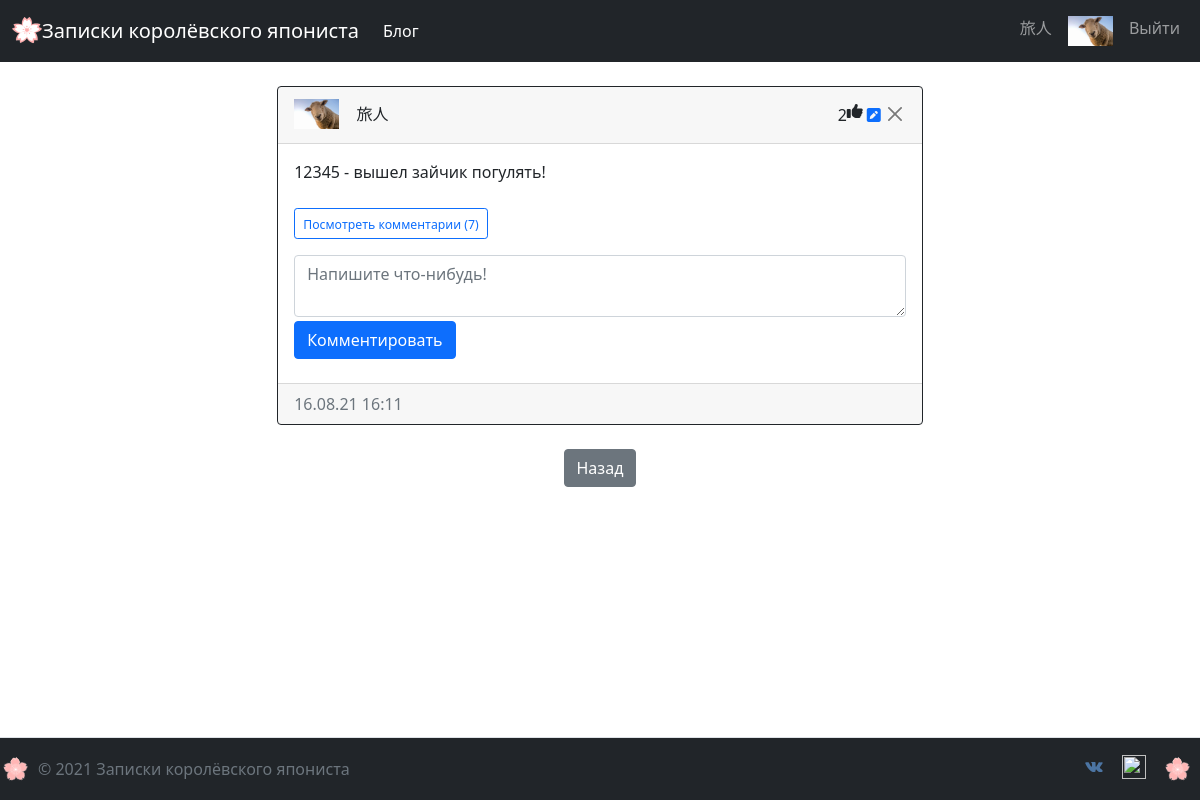
/post/7 (signed in), run on the app's committed database.
### app/models.py (models this page shows, shortened)
class User(db.Model, UserMixin):
    id = db.Column(db.Integer, primary_key=True)
    email = db.Column(db.String(50), unique=True)
    username = db.Column(db.String(50), unique=True)
    password = db.Column(db.String(10))
    created_date = db.Column(db.DateTime(timezone=True), default=func.now())
    admin = db.Column(db.Boolean, default=False)
    about_me = db.Column(db.String(140))
    last_seen = db.Column(db.DateTime(timezone=True), default=func.now())
    avatar = db.Column(db.String(50), default=None)
    posts = db.relationship('Post', backref='user')
    comments = db.relationship('Comment', backref='user')
    likes = db.relationship('Like', backref='user')
    def get_avatar(self, size):
        if self.avatar:
            return f'/static/avatars/{self.username}_{self.avatar}'
        else:
            digest = md5(self.email.lower().encode('utf-8')).hexdigest()
            return f'https://www.gravatar.com/avatar/{digest}?d=identicon&s={size}'

class Post(db.Model):
    id = db.Column(db.Integer, primary_key=True)
    text = db.Column(db.Text(400), nullable=False)
    created_date = db.Column(db.DateTime(timezone=True), default=func.now())
    author = db.Column(db.Integer, db.ForeignKey('user.id'), nullable=False)
    comments = db.relationship('Comment', backref='post', passive_deletes=True)
    likes = db.relationship('Like', backref='post', passive_deletes=True)

### app/views.py (the view)
@views.route('/post/<post_id>')
@login_required
def post(post_id):
    post = Post.query.filter_by(id=post_id).first()
    form = CommentForm()
    if not post:
        flash('Пост не найден!', category='error')
    else:
        return render_template('post.html', post=post, user=current_user, form=form)

### app/forms.py
class CommentForm(FlaskForm):
    text = TextAreaField('Пост', validators=[DataRequired()], render_kw={"placeholder": "Напишите что-нибудь!",
                                                                         'cols': "50", 'rows': "2",
                                                                         'id': 'text',
                                                                         'class': 'form-control'})
    submit = SubmitField('Добавить')

### app/views.py (called while the page is built)
@views.before_app_request
def before_request():
    if current_user.is_authenticated:
        current_user.last_seen = datetime.now()
        db.session.commit()

### app/templates/post.html (shortened to what this page needs)
{% extends 'base.html' %}
{% block content %}
<div class="container my-2 for-post">
    <div class="card border-dark">
        <div class="card-header d-flex justify-content-between align-item-center">
            <div>
            <img src="{{ post.user.get_avatar(30) }}" width="auto" height="30">
            <a href="/{{post.user.username}}/profile" class="btn" role="btn">{{post.user.username}}</a>
            </div>
            <div class="d-flex justify-content-end align-item-center my-2">
                <span id="likes-count-{{post.id}}">{{ post.likes|length }}</span>
                {% if user.id in post.likes|map(attribute="author")|list %}
                <i class="fas fa-thumbs-up"
                   id="like-button-{{post.id}}"
                   role="button"
                   onclick="like({{post.id}})"></i>
                {% else %}
                <i class="far fa-thumbs-up"
                   id="like-button-{{post.id}}"
                   role="button"
                   onclick="like({{post.id}})"></i>
                {% endif %}
                {% if user.id == post.author %}
                <div class="px-1">
                    <a href="/{{ post.id }}/edit_post" role="button" ><i class="fas fa-pen-square"></i></a>
                 </div>
                <div class="btn-group">
                    <button type="button" class="btn btn-sm btn-primary btn-close" data-bs-toggle="dropdown">
                    </button>
                </div>
                {% endif %}
            </div>
        </div>
        <div class="card-body">
            <div class="card-text">{{ post.text }}</div>
            <br/>
            <p class="card-text">
                {% if post.comments|length > 0 %}
                    <a onclick="showComments({{post.id}})"
                                 data-bs-toggle="collapse" href="#comments-{{post.id}}" role="button" class="btn btn-sm btn-outline-primary">
                        <small id="comments-button-{{post.id}}"
                                >Посмотреть комментарии </small>
                        <small id="comments-count-{{post.id}}">({{ post.comments|length }})</small>
                    </a>
                {% else %}
                    <small class="text-muted">Нет комментариев</small>
                {% endif %}
            </p>
        <form class="mb-1" method="post" action="/create_comment/{{post.id}}" >
            {{ form.text() }}
            <button id="comment-button" type="submit" class="btn btn-primary my-1">Комментировать</button>
        </form>
        </div>
        <div class="card-footer text-muted">
            {{ local_time(post.created_date) }}
        </div>
    </div>
    <br/>
    <div class="d-flex justify-content-center">
    <a href="/home#{{post.id}}" class="btn btn-secondary">Назад</a>
        </div>
</div>
{% endblock %}

### app/templates/base.html (shortened to what this page needs)
<!DOCTYPE html>
<html lang="en">
<head>
    <link href="https://cdn.jsdelivr.net/npm/bootstrap@5.1.0/dist/css/bootstrap.min.css"
          rel="stylesheet"
>
    <link href="{{ url_for('static', filename='styles.css') }}"
            rel="stylesheet"
            type="text/css">
</head>
<body>
    <div class="d-flex flex-column overflow-hidden min-vh-100 vh-100">
    <header class="sticky-top">
    <nav class="navbar navbar-expand-lg navbar-dark bg-dark mb-3" style="background-color: #6f42c1;">
      <div class="container-fluid" >
          <a class="navbar-brand" href="/hello">
          <img src="/static/images/93zGbFI-sakura-blossom-alice-vector.svg" alt="" width="30" height="30" class="d-inline-block align-text-top">Записки королёвского япониста
          </a>
          <div class="navbar-nav">
            <a class="nav-item nav-link active" aria-current="page" href="/home">Блог</a>
          </div>
        <div class="collapse navbar-collapse justify-content-end" id="navbar">
          <div class="navbar-nav">
              {% if user.is_authenticated %}
                <a class="nav-item nav-link">{{ current_user.username }}</a>
                <a class="nav-item nav-link" href="/{{current_user.username}}/profile"><img src="{{ current_user.get_avatar(30) }}" width="auto" height="30"></a>
                <a class="nav-item nav-link" href="/logout">Выйти</a>
              {% else %}
                <a class="nav-item nav-link" href="/login">Войти</a>
                <a class="nav-item nav-link" href="/signup">Зарегистрироваться</a>
              {% endif %}
          </div>
        </div>
      </div>
    </nav>
    </header>
    <main role="main" class="flex-grow-1 overflow-auto flex-fill">
        <div class="container">
            {% block content %}
            {% endblock %}
        </div>
    </main>
    <footer class="d-flex flex-wrap justify-content-between align-items-center py-3 border-top flex-grow-0 sticky-bottom bg-dark">
        <div
        <div class="col-md-4 d-flex align-items-center" >
          <a href="/" class="mb-3 me-2 mb-md-0 text-muted text-decoration-none lh-1">
            <img src="/static/images/009.svg" alt="" width="30" height="30">
          </a>
          <span class="text-muted">© 2021 Записки королёвского япониста</span>
        </div>
        <ul class="nav col-md-4 justify-content-end list-unstyled d-flex">
          <li class="ms-3"><a class="text-muted" href="https://vk.com/vlad.yurkoff"><img src="/static/images/1486147227-social-media-network26_79482.svg" alt="" width="24" height="24" class="d-inline-block align-text-top"></a></li>
          <li class="ms-3"><a class="text-muted" href="https://www.instagram.com/vladislaviurkov72/"><img src="/static/images/Instagram_icon-icons.com_66804.svg" alt="" width="24" height="24" class="d-inline-block align-text-top"></a></li>
          <li class="ms-3"><a href="/" class="mb-3 me-2 mb-md-0 text-muted text-decoration-none lh-1">
            <img src="/static/images/009.svg" alt="" width="30" height="30">
          </a></li>
        </ul>
    </footer>
</div>
</body>
</html>

### app/static/styles.css (style rules this page uses)
.for-post { width: 60%; margin-left: auto; margin-right: auto; }

### data on the page
User: username "旅人", get_avatar (picture), user.get_avatar (picture), user.username "旅人"
Post: text "12345 - вышел зайчик погулять!", created_date "16.08.21 16:11"

### other printed values
{{ post.likes|length }} "2"
{{ post.comments|length }} "7"
